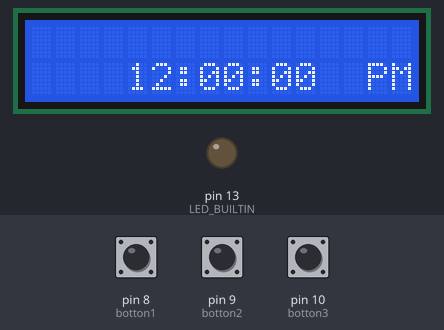
A sketch run on a simulated Arduino Uno, built with avr-gcc and run on an emulated ATmega328P. On the bench: 16×2 character LCD, output pins drawn as LEDs (lit = HIGH). The test bench sets the inputs (shaded band); at power-on: pin 8 (botton1) LOW, pin 9 (botton2) LOW, pin 10 (botton3) LOW. What the sketch prints to the serial monitor is not drawn.

Above: at 2.1 s.
2.2 s: pin 8 (botton1) pulled HIGH for 1.2 s
At 5.6 s:
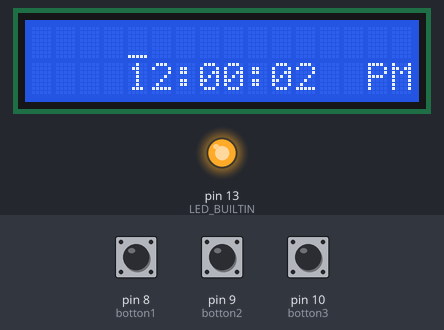
7.5 s: pin 9 (botton2) pulled HIGH for 1.2 s
At 10.2 s:
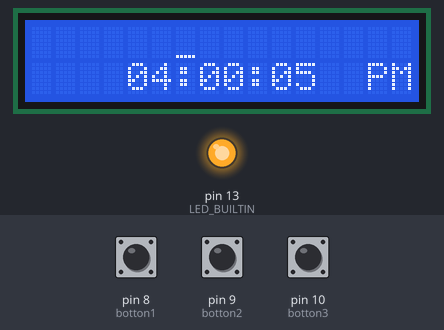
10.6 s: pin 10 (botton3) pulled HIGH for 1.2 s
At 12.8 s:
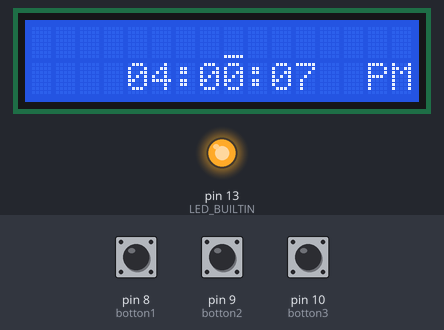
13.8 s: pin 8 (botton1) pulled HIGH for 1.2 s
At 14.8 s:
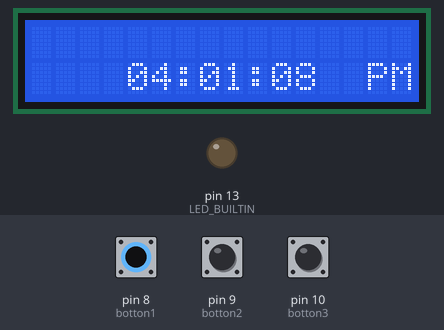
19.1 s: pin 8 (botton1) pulled HIGH for 3.2 s
At 26.3 s:
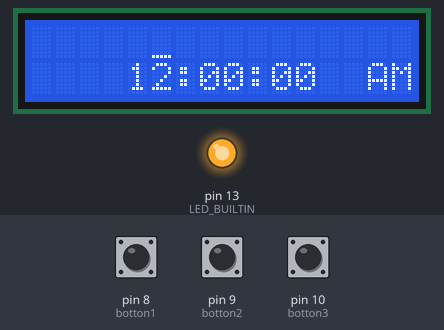
26.4 s: pin 10 (botton3) pulled HIGH for 1.2 s
At 28.0 s:
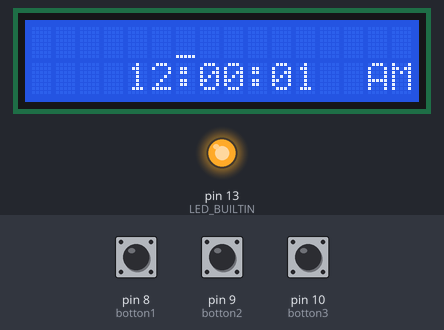
Timing chart, 0 to 29.5 s (numbered marks = the images above; inputs shaded):
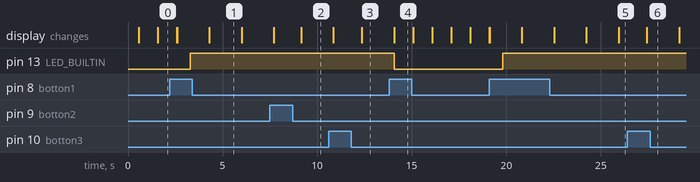

The sketch:

Reloj_Digital.ino
```cpp
#include <LiquidCrystal.h>
#include <SoftwareSerial.h>
LiquidCrystal lcd(7, 6, 5, 4, 3, 2);
SoftwareSerial BT (0,1);

int botton1=8;
int botton2=9;
int botton3=10;
int bottonA,bottonB;
int i=2;
int a=0;
int b=0;
int estado=0;
int salida=0;
int estadoanterior=0;
int h1=0;
int h2=0;
int m1=0;
int m2=0;
int s1=0;
int s2=0;
int flag=0;

unsigned long t1=0;
unsigned long t2=0;

String t="AM";

void setup()
{
 lcd.begin(16,2);
 lcd.cursor();
 Serial.begin(9600);
 pinMode(botton1, INPUT);
 pinMode(botton2, INPUT);
 pinMode(botton3, INPUT);
 pinMode(LED_BUILTIN, OUTPUT);
 lcd.setCursor(0,0);
 lcd.print("reloj digital");
 delay(500);
 lcd.setCursor(0,0);
 lcd.print("                                                             ");
}

void loop()
{


estado=digitalRead(botton1);
if((estado == HIGH) && (estadoanterior == LOW))
{
salida=1-salida;
delay(20);
}
estadoanterior=estado;

if(salida == 1)
{

  setu();
  digitalWrite(LED_BUILTIN,HIGH);
}
else
{
 digitalWrite(LED_BUILTIN,LOW);
}
segundo();
minutos();
horas();
tiempo();
tx();
pantalla();
}


void segundo()
{

t2=(millis()/1000);
if ( t1 != t2 ){
 t1=t2;
 s2++;
 flag=0;
}
if (s2==10) {
s2=0;
s1++;
 }
}

void minutos(){
if ((s1==6) && (s2==0)){
s1=0;
m2++;
 }
if (m2==10){
m2=0;
m1++;
 }
}

void horas(){
if ((m1==6) && (m2==0)) {
m1 =0;
h2++;}

if (h2==10) {
h2=0;
h1++; }

if ((h1==1)&&(h2>2)){
h1=1;
h2=2;
m1=0;
m2=0;
s1=0;
s2=0;
}

if ((h1==0)&&(h2==0)){
h1=1;
h2=2;
m1=0;
m2=0;
s1=0;
s2=0;
 }
}

void tiempo() {

  if ((h1==1)&& (h2==2) && (m1==5) && (m2==9) && (s1==5) && (s2==9)){
    h1=0;
    h2=1;
    m1=0;
    m2=0;
    s1=0;
    s2=0;
  }

if ((h1==1)&& (h2==2) && (m1==0) && (m2==0) && (s1==0) && (s2==0) && (flag==0)){

flag=1;

if (t=="AM") {
     t="PM";
   }
   else{
if (t=="PM") {
     t="AM";
   }
  }
 }
}
```

pantalla.ino
```cpp
void pantalla()
{
lcd.setCursor(0,0);
 lcd.print(' ');
lcd.setCursor(4,1);
 lcd.print(h1);
 lcd.print(h2);
 lcd.print(":");
 lcd.print(m1);
 lcd.print(m2);
 lcd.print(":");
 lcd.print(s1);
 lcd.print(s2);
lcd.setCursor(14,2);
 lcd.print(t);


}
```

reloj.ino
```cpp
void reloj()
{
int pin1=4;
int pin2=3;
int pin3=2;
int h1=0;
int h2=0;
int m1=0;
int m2=0;
int s1=0;
int s2=0;
String t="AM";
unsigned long timer1=0;
unsigned long timer2=0;
int bandera=0;

timer2=(millis()/1000);
if ( timer1 != timer2 ){
 timer1=timer2;
 s2++;
 bandera=0;
}
if (s2==10) {
s2=0;
s1++;
 }


if ((s1==6) && (s2==0)){
s1=0;
m2++;
 }
if (m2==10){
m2=0;
m1++;
 }


if ((m1==6) && (m2==0)) {
m1 =0;
h2++;}

if (h2==10) {
h2=0;
h1++; }

if ((h1==1)&&(h2>2)){
h1=1;
h2=2;
m1=0;
m2=0;
s1=0;
s2=0;
}

if ((h1==0)&&(h2==0)){
h1=1;
h2=2;
m1=0;
m2=0;
s1=0;
s2=0;
 }
if ((h1==1)&& (h2==2) && (m1==5) && (m2==9) && (s1==5) && (s2==9)){
    h1=0;
    h2=1;
    m1=0;
    m2=0;
    s1=0;
    s2=0;
  }

if ((h1==1)&& (h2==2) && (m1==0) && (m2==0) && (s1==0) && (s2==0) && (bandera==0)){

bandera=1;

if (t=="AM") {
     t="PM";
   }
   else{
if (t=="PM") {
     t="AM";
   }
  }
 }


}
```

setuo.ino
```cpp
void setu()
{
 bottonB=digitalRead(botton2);
 if (bottonB==0)
 {
  i++;
  lcd.setCursor(i,0);
  delay(250);
    if (i>9)
  {
   i=2;
  }

 }
  delay(250);

if (digitalRead(botton3)== LOW){
 delay(200);


 if (i==4){
  h1=h1+1;
  if(h1>1){
    h1=0;
  }
 }

 if (i==5){
  h2=h2+1;
  if(h2>11){
    h2=0;
  }
 }

 if (i==7){
  m1=m1+1;
  if(m1>5){
    m1=0;
  }
 }

 if (i==8){
  m2=m2+1;
  if(m2>9){
    m2=0;
  }
 }

 if (i==10){
  s1=s1+1;
  if(s1>5){
    s1=0;
  }
 }

 if (i==11){
  s2=s2+1;
  if(s2>9){
    s2=0;
   }
  }

 if (i==14){
  flag=1;
    if (t=="AM") {
     t="PM";
   }
   else{
     if (t=="PM") {
     t="AM";
    }
   }
  }
 }
}
```

tx.ino
```cpp
void tx(){
 Serial.print(h1);
 Serial.print(h2);
 Serial.print(':');
 Serial.print(m1);
 Serial.print(m2);
 Serial.print(':');
 Serial.print(s1);
 Serial.print(s2);
 Serial.println(t);
 delay(1000);

}
```

Measured:
- after the input at 2.2 s, pin 13 (LED_BUILTIN): LOW → HIGH after 1.1 s
- after the input at 13.8 s, pin 13 (LED_BUILTIN): HIGH → LOW after 0.29 s
- after the input at 19.1 s, pin 13 (LED_BUILTIN): LOW → HIGH after 0.72 s
- what the display in image 1 shows lasts 1.7 s, from 4.3 s to 6.0 s
